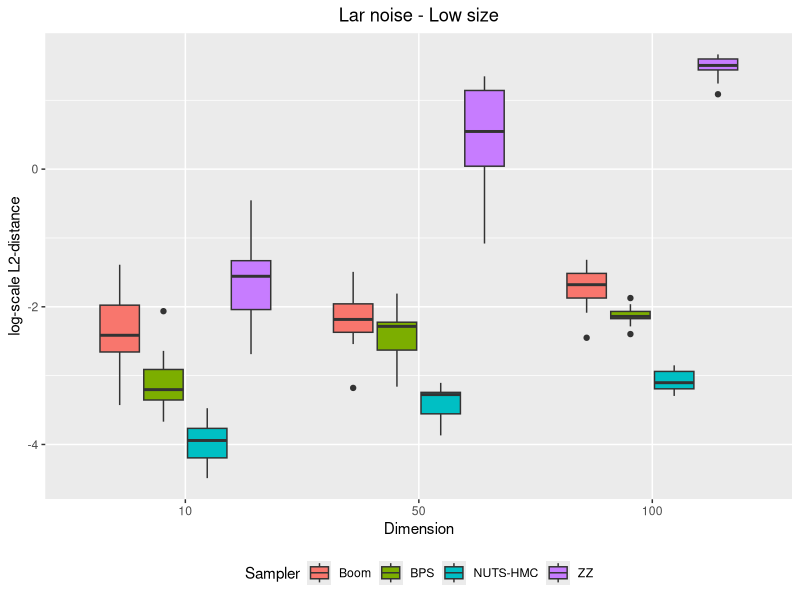

R code for this plot:
# plot by number of dimensions
library(ggplot2)

distances_bk_d10_n100_slar = read.csv("distances_bk_d10_n100_slar.csv")
distances_zz_d10_n100_slar = read.csv("distances_zz_d10_n100_slar.csv")
distances_hmc_d10_n100_slar = read.csv("distances_hmc_d10_n100_slar.csv")
distances_bps_d10_n100_slar = read.csv("distances_bps_d10_n100_slar.csv")
distances_bk_d50_n100_slar = read.csv("distances_bk_d50_n100_slar.csv")
distances_zz_d50_n100_slar = read.csv("distances_zz_d50_n100_slar.csv")
distances_hmc_d50_n100_slar = read.csv("distances_hmc_d50_n100_slar.csv")
distances_bps_d50_n100_slar = read.csv("distances_bps_d50_n100_slar.csv")
distances_bk_d100_n1000_slar = read.csv("distances_bk_d100_n1000_slar.csv")
distances_zz_d100_n1000_slar = read.csv("distances_zz_d100_n1000_slar.csv")
distances_hmc_d100_n1000_slar = read.csv("distances_hmc_d100_n1000_slar.csv")
distances_bps_d100_n1000_slar = read.csv("distances_bps_d100_n1000_slar.csv")

#dataframe creation 
distances_d10 = c(distances_bk_d10_n100_slar$X0,distances_bps_d10_n100_slar$X0,distances_zz_d10_n100_slar$X0,distances_hmc_d10_n100_slar$X0)
distances_d50 = c(distances_bk_d50_n100_slar$X0,distances_bps_d50_n100_slar$X0,distances_zz_d50_n100_slar$X0,distances_hmc_d50_n100_slar$X0)
distances_d100 = c(distances_bk_d100_n1000_slar$X0,distances_bps_d100_n1000_slar$X0,distances_zz_d100_n1000_slar$X0,distances_hmc_d100_n1000_slar$X0)
distances_val = log(c(distances_d10, distances_d50, distances_d100))
distances = c("10", "50", "100")
d_val = rep(distances, each=40)
samplers = c("Boom", "BPS", "ZZ", "NUTS-HMC")
s_val = c(rep(samplers, each=10),rep(samplers, each=10),rep(samplers, each=10))

df = data.frame(d_val, distances_val, s_val)

#plot 
png("distances_by_dimension_nlow_slar.png", units="in", width=5, height=5, res=600)
ggplot(df, aes(x=factor(d_val, level=c("10", "50", "100")), y=distances_val, fill=s_val)) + 
  geom_boxplot() + xlab("Dimension") + ylab("log-scale L2-distance") + ggtitle("Lar noise - Low size")+ labs(fill='Sampler') + theme(plot.title = element_text(hjust = 0.5), legend.position="bottom")
dev.off()